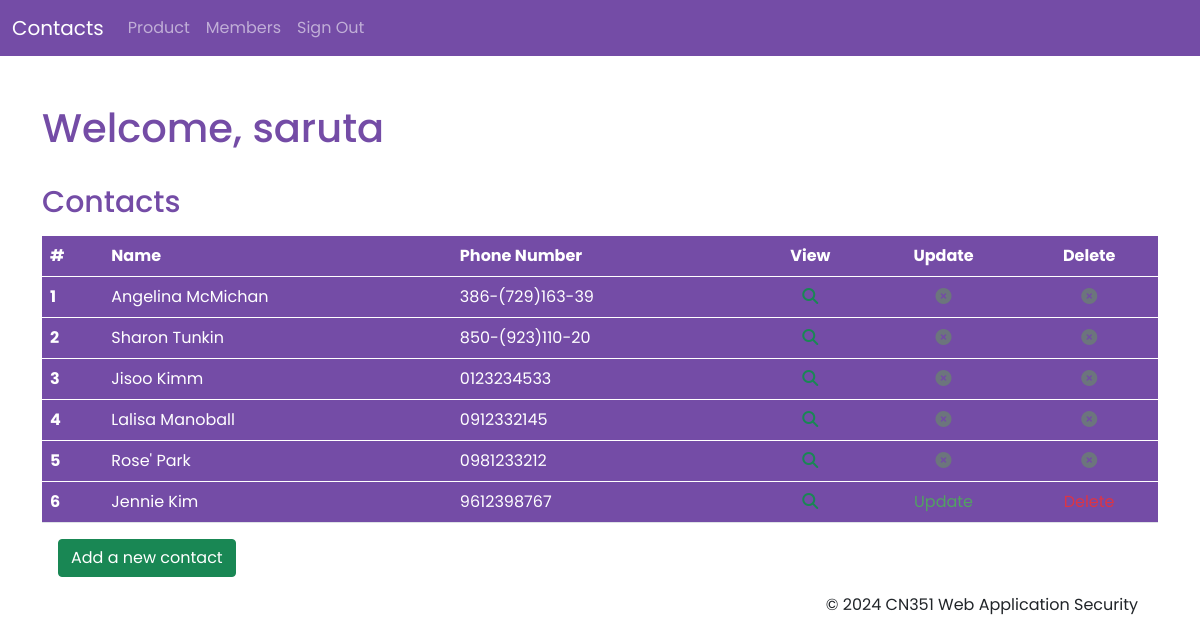
Screenshot of / (signed in) with the database file from the repository.
### database/models.py (models this page shows, shortened)
class Contact(models.Model):
    added_by = models.ForeignKey(
        User, on_delete=models.CASCADE, related_name='added_by')
    first_name = models.CharField(max_length=64)
    last_name = models.CharField(max_length=64)
    phone_number = models.CharField(max_length=15)

### database/views.py (the view)
# urls.py: path('', views.index, name='index'),
def index(request):
    contacts = Contact.objects.all()
    data = { 'contacts' : contacts }
    if not request.user.is_authenticated:
        return HttpResponseRedirect(reverse('login'))
    else:
        return render(request, 'index.html', data)

### templates/index.html
{% extends 'base.html' %}
{% load static %}
{% block body %}
<div class="container index mt-5">
  <h3>Welcome, {{ request.user.first_name }}</h3>
  <br>
  <h4>Contacts</h4>
  <div class="contact-table mt-3">
    <table class="table table-hover">
      <thead>
        <tr>
          <th scope="col">#</th>
          <th scope="col">Name</th>
          <th scope="col">Phone Number</th>
          <th scope="col" class="text-center">View</th>
          <th scope="col" class="text-center">Update</th>
          <th scope="col" class="text-center">Delete</th>
        </tr>
      </thead>
      {% for contact in contacts %}
      <tbody>
        <tr>
          <th scope="row">{{forloop.counter }}</th>
          <td>{{ contact.first_name }} {{ contact.last_name }}</td>
          <td>{{ contact.phone_number }}</td>
          <td class="text-center"><a href="{% url 'view_contact' id=contact.id %}"><i
                class="fa-solid fa-magnifying-glass text-success"></i></a></td>
          <td class="text-center">
            {% if contact.added_by == request.user %}
            <a href="{% url 'update_contact' id=contact.id %}" class="text-2">Update</a>
            {% else %}
            {% if request.user.is_superuser %}
            <a href="{% url 'update_contact' id=contact.id %}" class="text-2">Update</a>
            {% else %}
            <i class="fa-solid fa-circle-xmark text-secondary"></i>
            {% endif %}
            {% endif %}
          </td>
          <td class="text-center">
            {% if contact.added_by == request.user %}
            <a href="{% url 'delete_contact' id=contact.id %}" onclick="return confirm('Are you sure?')"
              class="text-danger">Delete</a>
            {% else %}
            {% if request.user.is_superuser %}
            <a href="{% url 'delete_contact' id=contact.id %}" onclick="return confirm('Are you sure?')"
              class="text-danger">Delete</a>
            {% else %}
            <i class="fa-solid fa-circle-xmark text-secondary">
            {% endif %}
            {% endif %}
          </td>
        </tr>
      </tbody>
      {% endfor %}
    </table>
  </div>
  <div class="actions-btn mt-2 mb-3">
    <button type="" class="btn btn-success me-3"><a href="{% url 'create_contact' %}">Add a new contact</a></button>
  </div>
  {% endblock %}

### templates/base.html (shortened to what this page needs)
<!DOCTYPE html>
<html lang="en">
<head>
    {% block style %}
    {% load static %}
    <link rel="stylesheet" href="https://cdnjs.cloudflare.com/ajax/libs/font-awesome/6.4.0/css/all.min.css"
 />
    <link href="https://cdn.jsdelivr.net/npm/bootstrap@5.0.2/dist/css/bootstrap.min.css" rel="stylesheet"
>
    <link rel="stylesheet" href="{% static 'css/style.css' %}">
    {% endblock %}
</head>
<body>
    <nav class="navbar navbar-expand-lg navbar-dark custom-bg-primary">
        <div class="container-fluid">
            <a class="navbar-brand" href="{% url 'index' %}">Contacts</a>
            <div class="collapse navbar-collapse" id="navbarNav">
                <ul class="navbar-nav">
                    <li class="nav-item">
                        <a class="nav-link" href="{% url 'products' %}">Product</a>
                    </li>
                    <li class="nav-item">
                        <a class="nav-link" href="{% url 'members' %}">Members</a>
                    </li>
                    <li class="nav-item">
                        <a class="nav-link" href="{% url 'logout' %}">Sign Out</a>
                    </li>
                </ul>
            </div>
        </div>
    </nav>
    {% block body %}
    {% endblock %}
    <div class="footer" style="text-align: right; bottom: 0; right: 0; padding-right: 20px;">
        <p>&copy; 2024 CN351 Web Application Security</p>
    </div>
</body>
</html>

### static/css/style.css (style rules this page uses)
* { margin: 0; padding: 0; font-family: 'Poppins', Arial, sans-serif; }
h3 { font-size: 40px; color:#744ca6 }
h4 { font-size: 30px; color:#744ca6 }
a { text-decoration: none; color: white; }
.table thead th,tr,td { color: white; background-color: #744ca6; }
button { margin-left: 1rem; }
.text-2 { color:#52a162 }
.custom-bg-primary { background-color: #744ca6; }

### rows the page displays
Contact: first_name "Angelina", last_name "McMichan", phone_number "386-(729)163-39"
Contact: first_name "Sharon", last_name "Tunkin", phone_number "850-(923)110-20"
Contact: first_name "Jisoo", last_name "Kimm", phone_number "0123234533"
Contact: first_name "Lalisa", last_name "Manoball", phone_number "0912332145"
Contact: first_name "Rose'", last_name "Park", phone_number "0981233212"
Contact: first_name "Jennie", last_name "Kim", phone_number "9612398767", shows "Update"

### other values shown
{{ request.user.first_name }} "saruta"
